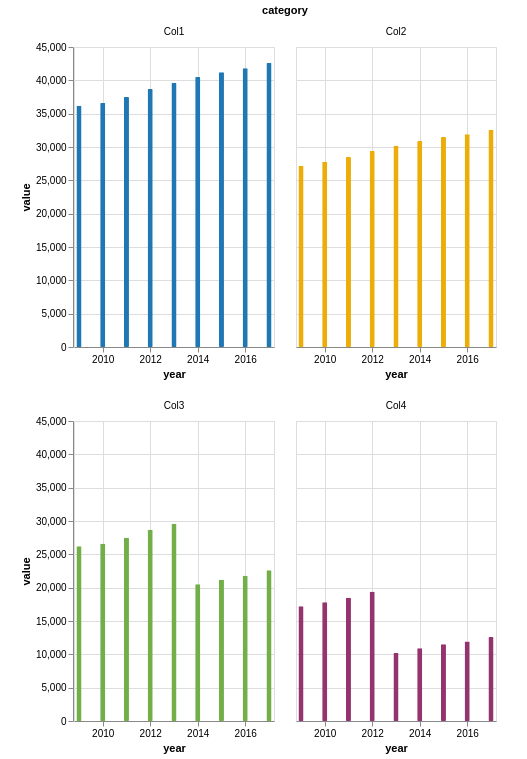

Source (Vega-Lite JSON):
### Vega-Lite specification from a JSON file in a GitHub repository (floating-point values rounded to 4 significant figures)
{"$schema": "https://vega.github.io/schema/vega-lite/v5.json", "data": {"values": [{"year": "2009", "category": "Col1", "value": 36200}, {"year": "2009", "category": "Col2", "value": 27200}, {"year": "2009", "category": "Col3", "value": 26200}, {"year": "2009", "category": "Col4", "value": 17200}, {"year": "2010", "category": "Col1", "value": 36600}, {"year": "2010", "category": "Col2", "value": 27800}, {"year": "2010", "category": "Col3", "value": 26600}, {"year": "2010", "category": "Col4", "value": 17800}, {"year": "2011", "category": "Col1", "value": 37500}, {"year": "2011", "category": "Col2", "value": 28500}, {"year": "2011", "category": "Col3", "value": 27500}, {"year": "2011", "category": "Col4", "value": 18500}, {"year": "2012", "category": "Col1", "value": 38700}, {"year": "2012", "category": "Col2", "value": 29400}, {"year": "2012", "category": "Col3", "value": 28700}, {"year": "2012", "category": "Col4", "value": 19400}, {"year": "2013", "category": "Col1", "value": 39600}, {"year": "2013", "category": "Col2", "value": 30200}, {"year": "2013", "category": "Col3", "value": 29600}, {"year": "2013", "category": "Col4", "value": 10200}, {"year": "2014", "category": "Col1", "value": 40500}, {"year": "2014", "category": "Col2", "value": 30900}, {"year": "2014", "category": "Col3", "value": 20500}, {"year": "2014", "category": "Col4", "value": 10900}, {"year": "2015", "category": "Col1", "value": 41200}, {"year": "2015", "category": "Col2", "value": 31500}, {"year": "2015", "category": "Col3", "value": 21200}, {"year": "2015", "category": "Col4", "value": 11500}, {"year": "2016", "category": "Col1", "value": 41803}, {"year": "2016", "category": "Col2", "value": 31931}, {"year": "2016", "category": "Col3", "value": 21803}, {"year": "2016", "category": "Col4", "value": 11931}, {"year": "2017", "category": "Col1", "value": 42600}, {"year": "2017", "category": "Col2", "value": 32600}, {"year": "2017", "category": "Col3", "value": 22600}, {"year": "2017", "category": "Col4", "value": 12600}]}, "padding": {"left": 20, "top": 5, "right": 30, "bottom": 5}, "width": 200, "height": 300, "background": "#ffffff", "mark": {"type": "bar", "cornerRadius": 1, "tooltip": true, "binSpacing": 1}, "resolve": {"scale": {"color": "independent"}, "axis": {"x": "independent", "y": "shared"}}, "encoding": {"facet": {"field": "category", "type": "nominal", "columns": 2, "spacing": 20}, "x": {"field": "year", "type": "temporal", "axis": {"title": "year", "orient": "bottom", "format": "%Y"}}, "y": {"type": "quantitative", "field": "value", "axis": {"title": "value", "orient": "left"}}, "opacity": {"value": 1}, "color": {"field": "category", "type": "nominal", "scale": {"domain": ["Col1", "Col2", "Col3", "Col4"], "range": ["#1f77b4", "#EDAD08", "#73AF48", "#94346E"]}, "legend": null}}}
